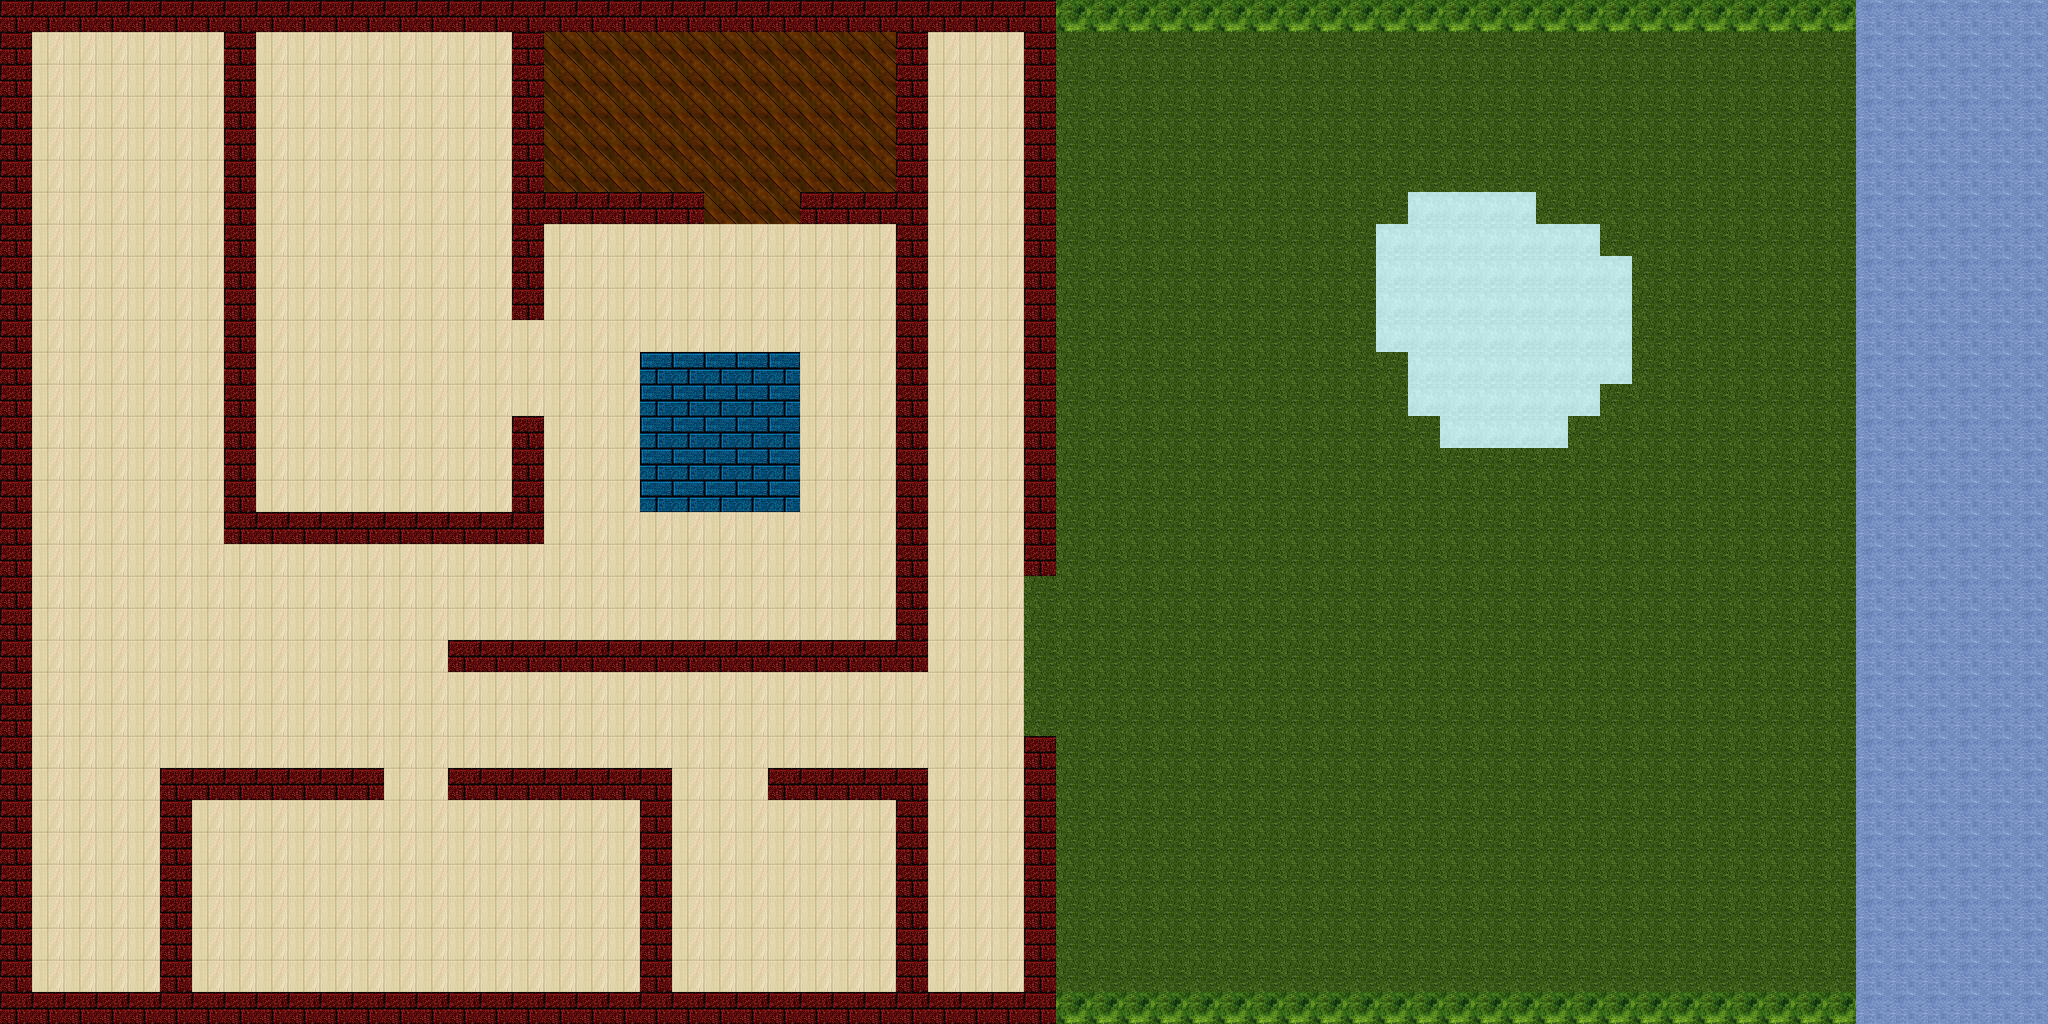

A level layout from a 2D game, rendered from its tile map. Below: a short description, then the map file with tile-grid data replaced by summaries:
An orthogonal 64x32 tile map with 32x32 px tiles, 1 tile layer (Tile Layer 1) and 23 objects (topwall, leftwall).

<map version="1.0" orientation="orthogonal" width="64" height="32" tilewidth="32" tileheight="32">
 <tileset firstgid="1" name="dungeontiles" tilewidth="32" tileheight="32">
  <image source="dungeontiles.png" width="128" height="256" />
 </tileset>
 <layer name="Tile Layer 1" width="64" height="32">
  <data>[2048 cells, 2048 non-empty, 8 distinct tile ids]</data>
 </layer>
 <objectgroup name="collision" width="64" height="32">
  <object x="1026" y="0" width="31" height="578" />
  <object x="1024" y="737" width="32" height="255" />
  <object x="1058" y="995" width="796" height="29" />
  <object x="1860" y="3" width="58" height="990" />
  <object x="1060" y="2" width="797" height="29" />
  <object name="topwall" x="2" y="5" width="1022" height="25" />
  <object name="leftwall" x="2" y="33" width="30" height="988" />
  <object x="34" y="993" width="1022" height="33" />
  <object x="225" y="34" width="30" height="509" />
  <object x="258" y="515" width="284" height="27" />
  <object x="514" y="419" width="28" height="93" />
  <object x="515" y="36" width="29" height="283" />
  <object x="547" y="195" width="155" height="28" />
  <object x="803" y="194" width="91" height="28" />
  <object x="898" y="34" width="29" height="635" />
  <object x="450" y="641" width="445" height="30" />
  <object x="641" y="354" width="159" height="158" />
  <object x="163" y="771" width="30" height="222" />
  <object x="196" y="770" width="187" height="29" />
  <object x="450" y="769" width="222" height="30" />
  <object x="642" y="804" width="29" height="185" />
  <object x="770" y="770" width="157" height="31" />
  <object x="898" y="804" width="29" height="187" />
 </objectgroup>
</map>
